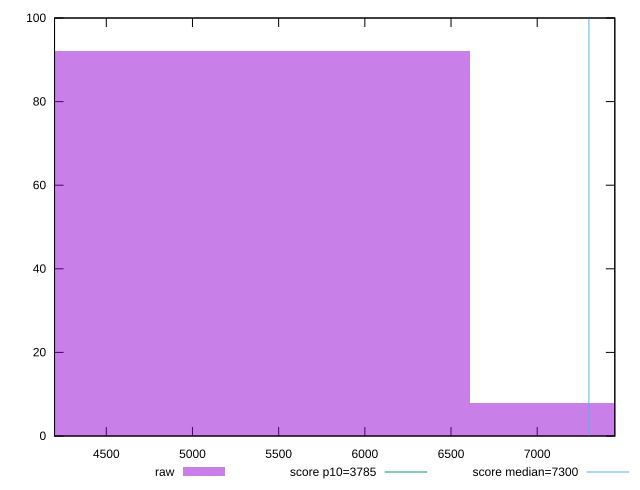

The gnuplot source for this figure:
reset

$raw <<EOF
7930.855826420553 8
5287.237217613702 92
EOF

set key outside below
set boxwidth 2643.618608806851
set xrange [4199.7275:7450.286]
set yrange [0:100]
set trange [0:100]
set style fill transparent solid 0.5 noborder

set parametric
set terminal svg size 640, 490 enhanced background rgb 'white'
set output "report_00019_2021-02-10T18-14-37.922Z//interactive/samples/pages+cached+noadtech/raw/histogram.svg"

plot $raw title "raw" with boxes, \
     3785,t title "score p10=3785", \
     7300,t title "score median=7300"

reset
